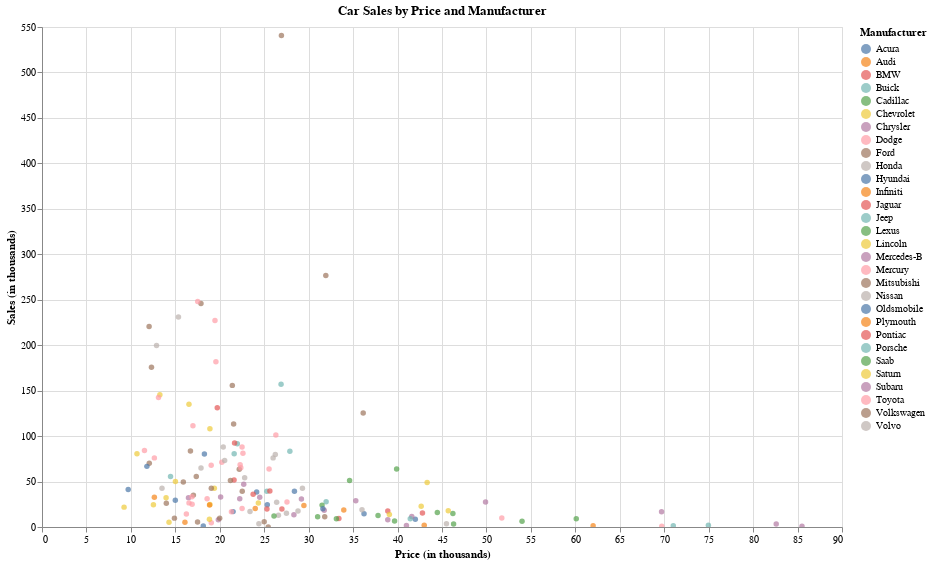

Source (notebook cell):
### Markdown cell above
## 2.1 Panning on the graph. Submit a screenshot of the graph and a screenshot of your code (commented properly).

### Code cell
# Create the dropdown selection
dropdown = alt.binding_select(options=list(carsales['Manufacturer'].unique()))
selection = alt.selection_single(fields=['Manufacturer'], bind=dropdown, name='Select from the dropdown the car')
# Create the interactive selection to change scale of chart
interval = alt.selection_interval()
panning = alt.selection_interval(bind='scales', encodings=['x', 'y'])

# Create the scatter plot
scatter = alt.Chart(carsales).mark_circle().encode(
    x=alt.X('Price_in_thousands:Q', title='Price (in thousands)'),
    y=alt.Y('Sales_in_thousands:Q', title='Sales (in thousands)'),
    color=alt.condition(selection, 'Manufacturer:N', alt.value('lightgray')),
    tooltip=['Model:N']
).add_selection(selection).properties(
    width=800,
    height=500,
    title='Car Sales by Price and Manufacturer'
).add_selection(
    panning,interval
).interactive(bind_y=False)

# Show the plot
scatter

### Figure 1 — Vega-Lite specification as saved in the notebook (floating-point values rounded to 4 significant figures; data arrays with more than 128 entries replaced by an {"elided": "..."} marker saying what was removed)
{"config": {"view": {"continuousWidth": 400, "continuousHeight": 300}}, "data": {"name": "data-3b53e46f7fd8086d9ed61ecfe2ec4620"}, "mark": "circle", "encoding": {"color": {"condition": {"field": "Manufacturer", "type": "nominal", "selection": "Select from the dropdown the car"}, "value": "lightgray"}, "tooltip": [{"field": "Model", "type": "nominal"}], "x": {"field": "Price_in_thousands", "title": "Price (in thousands)", "type": "quantitative"}, "y": {"field": "Sales_in_thousands", "title": "Sales (in thousands)", "type": "quantitative"}}, "height": 500, "selection": {"Select from the dropdown the car": {"type": "single", "fields": ["Manufacturer"], "bind": {"input": "select", "options": ["Acura", "Audi", "BMW", "Buick", "Cadillac", "Chevrolet", "Chrysler", "Dodge", "Ford", "Honda", "Hyundai", "Infiniti", "Jaguar", "Jeep", "Lexus", "Lincoln", "Mitsubishi", "Mercury", "Mercedes-B", "Nissan", "Oldsmobile", "Plymouth", "Pontiac", "Porsche", "Saab", "Saturn", "Subaru", "Toyota", "Volkswagen", "Volvo"]}}, "selector082": {"type": "interval", "bind": "scales", "encodings": ["x", "y"]}, "selector081": {"type": "interval"}, "selector083": {"type": "interval", "bind": "scales", "encodings": ["x"]}}, "title": "Car Sales by Price and Manufacturer", "width": 800, "$schema": "https://vega.github.io/schema/vega-lite/v4.17.0.json", "datasets": {"data-3b53e46f7fd8086d9ed61ecfe2ec4620": {"elided": "157 records"}}}
